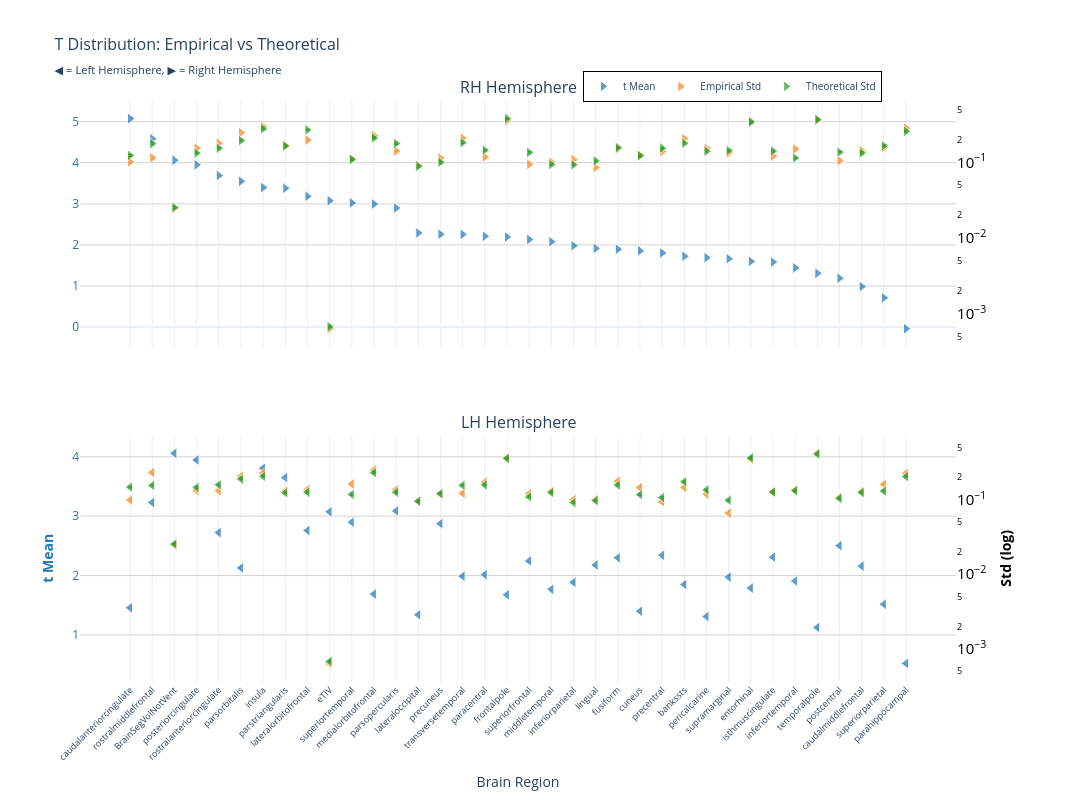
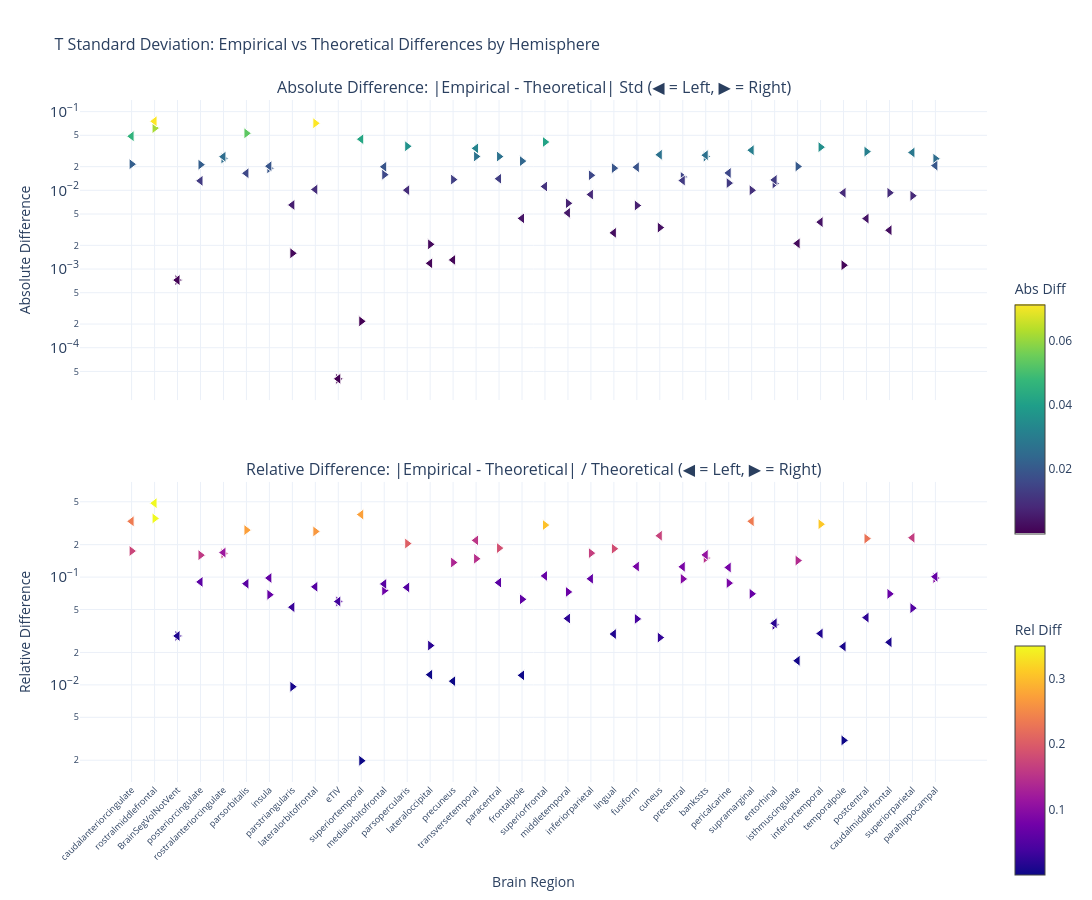

The code cell stored with these charts, in order, in its notebook:
### Markdown cell above
### t-statistic

### Code cell
nu_nav = df_npvr[(df_npvr["timepoint"] == "baseline") & (df_npvr["group"] == "HC-PD")]
data_path = stats_dir / f"student_baseline_{METRIC}.parquet"
df, stats = get_test_stats(
    data_path,
    stat_functions_F,
    nu_nav,
    hemisphere=True,
    study="baseline",
    raw_values=True,
)
show_figure(stats, hemisphere=True, stat_name="t", study="baseline", metric=METRIC)

### Figure 1 — Plotly figure (JSON) as saved in the notebook; plotly's stock layout.template omitted (floating-point values rounded to 4 significant figures)
{"data": [{"hovertemplate": "<b>%{x}</b><br>Mean t: %{y:.2f}<br><extra></extra>", "legendgroup": "mean", "marker": {"color": "#1f77b4", "line": {"color": "white", "width": 1}, "opacity": 0.7, "size": 10, "symbol": "triangle-right"}, "mode": "markers", "name": "t Mean", "showlegend": true, "type": "scatter", "x": ["caudalanteriorcingulate", "rostralmiddlefrontal", "BrainSegVolNotVent", "posteriorcingulate", "rostralanteriorcingulate", "parsorbitalis", "insula", "parstriangularis", "lateralorbitofrontal", "eTIV", "superiortemporal", "medialorbitofrontal", "parsopercularis", "lateraloccipital", "precuneus", "transversetemporal", "paracentral", "frontalpole", "superiorfrontal", "middletemporal", "inferiorparietal", "lingual", "fusiform", "cuneus", "precentral", "bankssts", "pericalcarine", "supramarginal", "entorhinal", "isthmuscingulate", "inferiortemporal", "temporalpole", "postcentral", "caudalmiddlefrontal", "superiorparietal", "parahippocampal"], "xaxis": "x", "y": [5.073, 4.581, 4.06, 3.948, 3.689, 3.547, 3.394, 3.379, 3.183, 3.076, 3.023, 2.993, 2.899, 2.291, 2.258, 2.256, 2.209, 2.193, 2.128, 2.077, 1.98, 1.915, 1.896, 1.854, 1.804, 1.723, 1.688, 1.661, 1.598, 1.582, 1.439, 1.308, 1.187, 0.9858, 0.7125, -0.04117], "yaxis": "y"}, {"hovertemplate": "<b>%{x}</b><br>Empirical Std: %{y:.3f}<br><extra></extra>", "legendgroup": "empirical", "marker": {"color": "#ff7f0e", "line": {"color": "white", "width": 1}, "opacity": 0.7, "size": 10, "symbol": "triangle-right"}, "mode": "markers", "name": "Empirical Std", "showlegend": true, "type": "scatter", "x": ["caudalanteriorcingulate", "rostralmiddlefrontal", "BrainSegVolNotVent", "posteriorcingulate", "rostralanteriorcingulate", "parsorbitalis", "insula", "parstriangularis", "lateralorbitofrontal", "eTIV", "superiortemporal", "medialorbitofrontal", "parsopercularis", "lateraloccipital", "precuneus", "transversetemporal", "paracentral", "frontalpole", "superiorfrontal", "middletemporal", "inferiorparietal", "lingual", "fusiform", "cuneus", "precentral", "bankssts", "pericalcarine", "supramarginal", "entorhinal", "isthmuscingulate", "inferiortemporal", "temporalpole", "postcentral", "caudalmiddlefrontal", "superiorparietal", "parahippocampal"], "xaxis": "x", "y": [0.1017, 0.1147, 0.02471, 0.1539, 0.1792, 0.2474, 0.2969, 0.1665, 0.1972, 0.0006372, 0.1093, 0.2261, 0.1411, 0.09095, 0.114, 0.209, 0.1178, 0.3544, 0.09431, 0.1008, 0.1086, 0.0853, 0.1504, 0.1258, 0.1391, 0.2056, 0.1528, 0.133, 0.3512, 0.1211, 0.1497, 0.365, 0.1054, 0.1425, 0.1571, 0.2821], "yaxis": "y2"}, {"error_y": {"array": [0.00345, 0.004944, 0.0007126, 0.003717, 0.004308, 0.005446, 0.007784, 0.004621, 0.00752, 1.898e-05, 0.00307, 0.005893, 0.00497, 0.002491, 0.002809, 0.005102, 0.004053, 0.01059, 0.003795, 0.002633, 0.002609, 0.002926, 0.004393, 0.00343, 0.004314, 0.005008, 0.003936, 0.004008, 0.009498, 0.003955, 0.003203, 0.01026, 0.003824, 0.003733, 0.00464, 0.007199], "arrayminus": [0.003355, 0.004807, 0.0006929, 0.003614, 0.004188, 0.005295, 0.007568, 0.004493, 0.007311, 1.846e-05, 0.002985, 0.005729, 0.004833, 0.002422, 0.002732, 0.004961, 0.003941, 0.01029, 0.00369, 0.00256, 0.002536, 0.002845, 0.004271, 0.003334, 0.004194, 0.004869, 0.003827, 0.003897, 0.009235, 0.003846, 0.003114, 0.009972, 0.003718, 0.003629, 0.004512, 0.006999], "color": "#2ca02c", "thickness": 1, "type": "data", "visible": true, "width": 2}, "hovertemplate": "<b>%{x}</b><br>Theoretical Std: %{y:.3f}<br><extra></extra>", "legendgroup": "theoretical", "marker": {"color": "#2ca02c", "line": {"color": "white", "width": 1}, "opacity": 0.7, "size": 10, "symbol": "triangle-right"}, "mode": "markers", "name": "Theoretical Std", "showlegend": true, "type": "scatter", "x": ["caudalanteriorcingulate", "rostralmiddlefrontal", "BrainSegVolNotVent", "posteriorcingulate", "rostralanteriorcingulate", "parsorbitalis", "insula", "parstriangularis", "lateralorbitofrontal", "eTIV", "superiortemporal", "medialorbitofrontal", "parsopercularis", "lateraloccipital", "precuneus", "transversetemporal", "paracentral", "frontalpole", "superiorfrontal", "middletemporal", "inferiorparietal", "lingual", "fusiform", "cuneus", "precentral", "bankssts", "pericalcarine", "supramarginal", "entorhinal", "isthmuscingulate", "inferiortemporal", "temporalpole", "postcentral", "caudalmiddlefrontal", "superiorparietal", "parahippocampal"], "xaxis": "x", "y": [0.1231, 0.1764, 0.02543, 0.1327, 0.1537, 0.1944, 0.2778, 0.1649, 0.2684, 0.0006775, 0.1096, 0.2103, 0.1774, 0.08889, 0.1003, 0.1821, 0.1447, 0.3779, 0.1355, 0.09397, 0.09311, 0.1045, 0.1568, 0.1224, 0.154, 0.1787, 0.1405, 0.143, 0.339, 0.1412, 0.1143, 0.3661, 0.1365, 0.1332, 0.1656, 0.2569], "yaxis": "y2"}, {"hovertemplate": "<b>%{x}</b><br>Mean t: %{y:.2f}<br><extra></extra>", "legendgroup": "mean", "marker": {"color": "#1f77b4", "line": {"color": "white", "width": 1}, "opacity": 0.7, "size": 10, "symbol": "triangle-left"}, "mode": "markers", "name": "t Mean", "showlegend": false, "type": "scatter", "x": ["BrainSegVolNotVent", "posteriorcingulate", "insula", "parstriangularis", "rostralmiddlefrontal", "parsopercularis", "eTIV", "superiortemporal", "precuneus", "lateralorbitofrontal", "rostralanteriorcingulate", "postcentral", "precentral", "isthmuscingulate", "fusiform", "superiorfrontal", "lingual", "caudalmiddlefrontal", "parsorbitalis", "paracentral", "transversetemporal", "supramarginal", "inferiortemporal", "inferiorparietal", "bankssts", "entorhinal", "middletemporal", "medialorbitofrontal", "frontalpole", "superiorparietal", "caudalanteriorcingulate", "cuneus", "lateraloccipital", "pericalcarine", "temporalpole", "parahippocampal"], "xaxis": "x2", "y": [4.06, 3.947, 3.808, 3.651, 3.229, 3.088, 3.076, 2.898, 2.875, 2.759, 2.723, 2.504, 2.341, 2.31, 2.3, 2.247, 2.177, 2.161, 2.129, 2.016, 1.988, 1.974, 1.908, 1.887, 1.85, 1.789, 1.768, 1.688, 1.676, 1.518, 1.457, 1.399, 1.34, 1.311, 1.125, 0.5209], "yaxis": "y3"}, {"hovertemplate": "<b>%{x}</b><br>Empirical Std: %{y:.3f}<br><extra></extra>", "legendgroup": "empirical", "marker": {"color": "#ff7f0e", "line": {"color": "white", "width": 1}, "opacity": 0.7, "size": 10, "symbol": "triangle-left"}, "mode": "markers", "name": "Empirical Std", "showlegend": false, "type": "scatter", "x": ["BrainSegVolNotVent", "posteriorcingulate", "insula", "parstriangularis", "rostralmiddlefrontal", "parsopercularis", "eTIV", "superiortemporal", "precuneus", "lateralorbitofrontal", "rostralanteriorcingulate", "postcentral", "precentral", "isthmuscingulate", "fusiform", "superiorfrontal", "lingual", "caudalmiddlefrontal", "parsorbitalis", "paracentral", "transversetemporal", "supramarginal", "inferiortemporal", "inferiorparietal", "bankssts", "entorhinal", "middletemporal", "medialorbitofrontal", "frontalpole", "superiorparietal", "caudalanteriorcingulate", "cuneus", "lateraloccipital", "pericalcarine", "temporalpole", "parahippocampal"], "xaxis": "x2", "y": [0.02471, 0.1331, 0.2268, 0.1306, 0.2311, 0.1355, 0.0006372, 0.1621, 0.1193, 0.1364, 0.1317, 0.1084, 0.09358, 0.1285, 0.1768, 0.1203, 0.1002, 0.1283, 0.2062, 0.172, 0.1217, 0.0659, 0.1357, 0.1005, 0.1462, 0.3502, 0.1304, 0.2504, 0.3548, 0.1609, 0.09922, 0.1454, 0.09623, 0.1188, 0.4196, 0.2252], "yaxis": "y4"}, {"error_y": {"array": [0.0007126, 0.004099, 0.005786, 0.003476, 0.00436, 0.003513, 1.898e-05, 0.003291, 0.003378, 0.003534, 0.00444, 0.002913, 0.002995, 0.003541, 0.004401, 0.003058, 0.002726, 0.003507, 0.005314, 0.004426, 0.004369, 0.002754, 0.003691, 0.002568, 0.00488, 0.01019, 0.003507, 0.006459, 0.01006, 0.003659, 0.004144, 0.00328, 0.002663, 0.003795, 0.01149, 0.005731], "arrayminus": [0.0006929, 0.003985, 0.005626, 0.00338, 0.00424, 0.003416, 1.846e-05, 0.0032, 0.003284, 0.003436, 0.004317, 0.002833, 0.002912, 0.003443, 0.004279, 0.002973, 0.00265, 0.00341, 0.005167, 0.004303, 0.004248, 0.002678, 0.003589, 0.002497, 0.004745, 0.00991, 0.00341, 0.00628, 0.009785, 0.003558, 0.00403, 0.003189, 0.002589, 0.003689, 0.01118, 0.005572], "color": "#2ca02c", "thickness": 1, "type": "data", "visible": true, "width": 2}, "hovertemplate": "<b>%{x}</b><br>Theoretical Std: %{y:.3f}<br><extra></extra>", "legendgroup": "theoretical", "marker": {"color": "#2ca02c", "line": {"color": "white", "width": 1}, "opacity": 0.7, "size": 10, "symbol": "triangle-left"}, "mode": "markers", "name": "Theoretical Std", "showlegend": false, "type": "scatter", "x": ["BrainSegVolNotVent", "posteriorcingulate", "insula", "parstriangularis", "rostralmiddlefrontal", "parsopercularis", "eTIV", "superiortemporal", "precuneus", "lateralorbitofrontal", "rostralanteriorcingulate", "postcentral", "precentral", "isthmuscingulate", "fusiform", "superiorfrontal", "lingual", "caudalmiddlefrontal", "parsorbitalis", "paracentral", "transversetemporal", "supramarginal", "inferiortemporal", "inferiorparietal", "bankssts", "entorhinal", "middletemporal", "medialorbitofrontal", "frontalpole", "superiorparietal", "caudalanteriorcingulate", "cuneus", "lateraloccipital", "pericalcarine", "temporalpole", "parahippocampal"], "xaxis": "x2", "y": [0.02543, 0.1463, 0.2065, 0.1241, 0.1556, 0.1254, 0.0006775, 0.1175, 0.1206, 0.1261, 0.1585, 0.104, 0.1069, 0.1264, 0.1571, 0.1091, 0.09728, 0.1252, 0.1897, 0.158, 0.1559, 0.0983, 0.1317, 0.09167, 0.1742, 0.3638, 0.1252, 0.2305, 0.3592, 0.1306, 0.1479, 0.1171, 0.09504, 0.1354, 0.4102, 0.2045], "yaxis": "y4"}], "layout": {"annotations": [{"font": {"size": 16}, "showarrow": false, "text": "RH Hemisphere", "x": 0.47, "xanchor": "center", "xref": "paper", "y": 1, "yanchor": "bottom", "yref": "paper"}, {"font": {"size": 16}, "showarrow": false, "text": "LH Hemisphere", "x": 0.47, "xanchor": "center", "xref": "paper", "y": 0.425, "yanchor": "bottom", "yref": "paper"}], "height": 800, "hovermode": "x", "legend": {"bgcolor": "rgba(255, 255, 255, 0.9)", "bordercolor": "black", "borderwidth": 1, "font": {"size": 10}, "orientation": "h", "x": 0.7, "xanchor": "center", "y": 1.05}, "title": {"font": {"size": 16}, "text": "T Distribution: Empirical vs Theoretical<br><sub>◀ = Left Hemisphere, ▶ = Right Hemisphere</sub>"}, "width": 1400, "xaxis": {"anchor": "y", "domain": [0, 0.94], "matches": "x2", "showticklabels": false}, "xaxis2": {"anchor": "y3", "domain": [0, 0.94], "tickangle": -45, "tickfont": {"size": 9}, "title": {"text": "Brain Region"}}, "yaxis": {"anchor": "x", "domain": [0.575, 1], "gridcolor": "lightgray", "showgrid": true, "tickfont": {"color": "#1f77b4"}, "title": {"font": {"color": "#1f77b4"}, "text": ""}}, "yaxis2": {"anchor": "x", "exponentformat": "power", "overlaying": "y", "showgrid": false, "side": "right", "tickfont": {"color": "black"}, "title": {"font": {"color": "black"}, "text": ""}, "type": "log"}, "yaxis3": {"anchor": "x2", "domain": [0, 0.425], "gridcolor": "lightgray", "showgrid": true, "tickfont": {"color": "#1f77b4"}, "title": {"font": {"color": "#1f77b4"}, "text": "<b>t Mean</b>"}}, "yaxis4": {"anchor": "x2", "exponentformat": "power", "overlaying": "y3", "showgrid": false, "side": "right", "tickfont": {"color": "black"}, "title": {"font": {"color": "black"}, "text": "<b>Std (log)</b>"}, "type": "log"}}}

### Figure 2 — Plotly figure (JSON) as saved in the notebook; plotly's stock layout.template omitted (floating-point values rounded to 4 significant figures)
{"data": [{"hovertemplate": "<b>%{x}</b><br>Hemisphere: %{text}<br>Abs Diff: %{y:.4f}<br><extra></extra>", "legendgroup": "abs_rh", "marker": {"color": [0.02148, 0.06177, 0.0007237, 0.0212, 0.02545, 0.05303, 0.01906, 0.001586, 0.0712, 4.026e-05, 0.0002167, 0.01581, 0.0363, 0.00206, 0.01369, 0.02695, 0.02686, 0.02351, 0.04114, 0.006844, 0.01553, 0.01915, 0.006418, 0.003363, 0.01482, 0.02685, 0.01235, 0.01001, 0.01223, 0.0201, 0.03537, 0.001119, 0.03105, 0.009306, 0.008533, 0.0252], "colorbar": {"len": 0.4, "title": {"text": "Abs Diff"}, "y": 0.75, "yanchor": "top"}, "colorscale": [[0, "#440154"], [0.1111, "#482878"], [0.2222, "#3e4989"], [0.3333, "#31688e"], [0.4444, "#26828e"], [0.5556, "#1f9e89"], [0.6667, "#35b779"], [0.7778, "#6ece58"], [0.8889, "#b5de2b"], [1, "#fde725"]], "line": {"color": "white", "width": 1}, "showscale": true, "size": 10, "symbol": "triangle-right"}, "mode": "markers", "name": "Absolute (rh)", "showlegend": false, "text": ["rh", "rh", "rh", "rh", "rh", "rh", "rh", "rh", "rh", "rh", "rh", "rh", "rh", "rh", "rh", "rh", "rh", "rh", "rh", "rh", "rh", "rh", "rh", "rh", "rh", "rh", "rh", "rh", "rh", "rh", "rh", "rh", "rh", "rh", "rh", "rh"], "type": "scatter", "x": ["caudalanteriorcingulate", "rostralmiddlefrontal", "BrainSegVolNotVent", "posteriorcingulate", "rostralanteriorcingulate", "parsorbitalis", "insula", "parstriangularis", "lateralorbitofrontal", "eTIV", "superiortemporal", "medialorbitofrontal", "parsopercularis", "lateraloccipital", "precuneus", "transversetemporal", "paracentral", "frontalpole", "superiorfrontal", "middletemporal", "inferiorparietal", "lingual", "fusiform", "cuneus", "precentral", "bankssts", "pericalcarine", "supramarginal", "entorhinal", "isthmuscingulate", "inferiortemporal", "temporalpole", "postcentral", "caudalmiddlefrontal", "superiorparietal", "parahippocampal"], "xaxis": "x", "y": [0.02148, 0.06177, 0.0007237, 0.0212, 0.02545, 0.05303, 0.01906, 0.001586, 0.0712, 4.026e-05, 0.0002167, 0.01581, 0.0363, 0.00206, 0.01369, 0.02695, 0.02686, 0.02351, 0.04114, 0.006844, 0.01553, 0.01915, 0.006418, 0.003363, 0.01482, 0.02685, 0.01235, 0.01001, 0.01223, 0.0201, 0.03537, 0.001119, 0.03105, 0.009306, 0.008533, 0.0252], "yaxis": "y"}, {"hovertemplate": "<b>%{x}</b><br>Hemisphere: %{text}<br>Rel Diff: %{y:.2%}<br><extra></extra>", "legendgroup": "rel_rh", "marker": {"color": [0.1745, 0.3501, 0.02845, 0.1598, 0.1656, 0.2728, 0.06861, 0.009618, 0.2653, 0.05943, 0.001978, 0.07515, 0.2046, 0.02317, 0.1366, 0.148, 0.1857, 0.06222, 0.3038, 0.07283, 0.1668, 0.1833, 0.04094, 0.02748, 0.09624, 0.1502, 0.08793, 0.06999, 0.03608, 0.1424, 0.3095, 0.003056, 0.2275, 0.06985, 0.05152, 0.09809], "colorbar": {"len": 0.4, "title": {"text": "Rel Diff"}, "y": 0.25, "yanchor": "top"}, "colorscale": [[0, "#0d0887"], [0.1111, "#46039f"], [0.2222, "#7201a8"], [0.3333, "#9c179e"], [0.4444, "#bd3786"], [0.5556, "#d8576b"], [0.6667, "#ed7953"], [0.7778, "#fb9f3a"], [0.8889, "#fdca26"], [1, "#f0f921"]], "line": {"color": "white", "width": 1}, "showscale": true, "size": 10, "symbol": "triangle-right"}, "mode": "markers", "name": "Relative (rh)", "showlegend": false, "text": ["rh", "rh", "rh", "rh", "rh", "rh", "rh", "rh", "rh", "rh", "rh", "rh", "rh", "rh", "rh", "rh", "rh", "rh", "rh", "rh", "rh", "rh", "rh", "rh", "rh", "rh", "rh", "rh", "rh", "rh", "rh", "rh", "rh", "rh", "rh", "rh"], "type": "scatter", "x": ["caudalanteriorcingulate", "rostralmiddlefrontal", "BrainSegVolNotVent", "posteriorcingulate", "rostralanteriorcingulate", "parsorbitalis", "insula", "parstriangularis", "lateralorbitofrontal", "eTIV", "superiortemporal", "medialorbitofrontal", "parsopercularis", "lateraloccipital", "precuneus", "transversetemporal", "paracentral", "frontalpole", "superiorfrontal", "middletemporal", "inferiorparietal", "lingual", "fusiform", "cuneus", "precentral", "bankssts", "pericalcarine", "supramarginal", "entorhinal", "isthmuscingulate", "inferiortemporal", "temporalpole", "postcentral", "caudalmiddlefrontal", "superiorparietal", "parahippocampal"], "xaxis": "x2", "y": [0.1745, 0.3501, 0.02845, 0.1598, 0.1656, 0.2728, 0.06861, 0.009618, 0.2653, 0.05943, 0.001978, 0.07515, 0.2046, 0.02317, 0.1366, 0.148, 0.1857, 0.06222, 0.3038, 0.07283, 0.1668, 0.1833, 0.04094, 0.02748, 0.09624, 0.1502, 0.08793, 0.06999, 0.03608, 0.1424, 0.3095, 0.003056, 0.2275, 0.06985, 0.05152, 0.09809], "yaxis": "y2"}, {"hovertemplate": "<b>%{x}</b><br>Hemisphere: %{text}<br>Abs Diff: %{y:.4f}<br><extra></extra>", "legendgroup": "abs_lh", "marker": {"color": [0.0007237, 0.0132, 0.02027, 0.006522, 0.07549, 0.01006, 4.026e-05, 0.04467, 0.001306, 0.01025, 0.02677, 0.004377, 0.01332, 0.002117, 0.01967, 0.01119, 0.002883, 0.003112, 0.01648, 0.01404, 0.03417, 0.0324, 0.003946, 0.008846, 0.02799, 0.01357, 0.00517, 0.01993, 0.004405, 0.03028, 0.0487, 0.02833, 0.001182, 0.01663, 0.009311, 0.02061], "colorbar": {"len": 0.4, "title": {"text": "Abs Diff"}, "y": 0.75, "yanchor": "top"}, "colorscale": [[0, "#440154"], [0.1111, "#482878"], [0.2222, "#3e4989"], [0.3333, "#31688e"], [0.4444, "#26828e"], [0.5556, "#1f9e89"], [0.6667, "#35b779"], [0.7778, "#6ece58"], [0.8889, "#b5de2b"], [1, "#fde725"]], "line": {"color": "white", "width": 1}, "showscale": false, "size": 10, "symbol": "triangle-left"}, "mode": "markers", "name": "Absolute (lh)", "showlegend": false, "text": ["lh", "lh", "lh", "lh", "lh", "lh", "lh", "lh", "lh", "lh", "lh", "lh", "lh", "lh", "lh", "lh", "lh", "lh", "lh", "lh", "lh", "lh", "lh", "lh", "lh", "lh", "lh", "lh", "lh", "lh", "lh", "lh", "lh", "lh", "lh", "lh"], "type": "scatter", "x": ["BrainSegVolNotVent", "posteriorcingulate", "insula", "parstriangularis", "rostralmiddlefrontal", "parsopercularis", "eTIV", "superiortemporal", "precuneus", "lateralorbitofrontal", "rostralanteriorcingulate", "postcentral", "precentral", "isthmuscingulate", "fusiform", "superiorfrontal", "lingual", "caudalmiddlefrontal", "parsorbitalis", "paracentral", "transversetemporal", "supramarginal", "inferiortemporal", "inferiorparietal", "bankssts", "entorhinal", "middletemporal", "medialorbitofrontal", "frontalpole", "superiorparietal", "caudalanteriorcingulate", "cuneus", "lateraloccipital", "pericalcarine", "temporalpole", "parahippocampal"], "xaxis": "x", "y": [0.0007237, 0.0132, 0.02027, 0.006522, 0.07549, 0.01006, 4.026e-05, 0.04467, 0.001306, 0.01025, 0.02677, 0.004377, 0.01332, 0.002117, 0.01967, 0.01119, 0.002883, 0.003112, 0.01648, 0.01404, 0.03417, 0.0324, 0.003946, 0.008846, 0.02799, 0.01357, 0.00517, 0.01993, 0.004405, 0.03028, 0.0487, 0.02833, 0.001182, 0.01663, 0.009311, 0.02061], "yaxis": "y"}, {"hovertemplate": "<b>%{x}</b><br>Hemisphere: %{text}<br>Rel Diff: %{y:.2%}<br><extra></extra>", "legendgroup": "rel_lh", "marker": {"color": [0.02845, 0.09024, 0.09813, 0.05257, 0.485, 0.08021, 0.05943, 0.3804, 0.01083, 0.08128, 0.1689, 0.0421, 0.1246, 0.01675, 0.1252, 0.1026, 0.02963, 0.02486, 0.08688, 0.0889, 0.2192, 0.3296, 0.02995, 0.0965, 0.1607, 0.0373, 0.0413, 0.08645, 0.01226, 0.2318, 0.3292, 0.2419, 0.01244, 0.1228, 0.0227, 0.1008], "colorbar": {"len": 0.4, "title": {"text": "Rel Diff"}, "y": 0.25, "yanchor": "top"}, "colorscale": [[0, "#0d0887"], [0.1111, "#46039f"], [0.2222, "#7201a8"], [0.3333, "#9c179e"], [0.4444, "#bd3786"], [0.5556, "#d8576b"], [0.6667, "#ed7953"], [0.7778, "#fb9f3a"], [0.8889, "#fdca26"], [1, "#f0f921"]], "line": {"color": "white", "width": 1}, "showscale": false, "size": 10, "symbol": "triangle-left"}, "mode": "markers", "name": "Relative (lh)", "showlegend": false, "text": ["lh", "lh", "lh", "lh", "lh", "lh", "lh", "lh", "lh", "lh", "lh", "lh", "lh", "lh", "lh", "lh", "lh", "lh", "lh", "lh", "lh", "lh", "lh", "lh", "lh", "lh", "lh", "lh", "lh", "lh", "lh", "lh", "lh", "lh", "lh", "lh"], "type": "scatter", "x": ["BrainSegVolNotVent", "posteriorcingulate", "insula", "parstriangularis", "rostralmiddlefrontal", "parsopercularis", "eTIV", "superiortemporal", "precuneus", "lateralorbitofrontal", "rostralanteriorcingulate", "postcentral", "precentral", "isthmuscingulate", "fusiform", "superiorfrontal", "lingual", "caudalmiddlefrontal", "parsorbitalis", "paracentral", "transversetemporal", "supramarginal", "inferiortemporal", "inferiorparietal", "bankssts", "entorhinal", "middletemporal", "medialorbitofrontal", "frontalpole", "superiorparietal", "caudalanteriorcingulate", "cuneus", "lateraloccipital", "pericalcarine", "temporalpole", "parahippocampal"], "xaxis": "x2", "y": [0.02845, 0.09024, 0.09813, 0.05257, 0.485, 0.08021, 0.05943, 0.3804, 0.01083, 0.08128, 0.1689, 0.0421, 0.1246, 0.01675, 0.1252, 0.1026, 0.02963, 0.02486, 0.08688, 0.0889, 0.2192, 0.3296, 0.02995, 0.0965, 0.1607, 0.0373, 0.0413, 0.08645, 0.01226, 0.2318, 0.3292, 0.2419, 0.01244, 0.1228, 0.0227, 0.1008], "yaxis": "y2"}], "layout": {"annotations": [{"font": {"size": 16}, "showarrow": false, "text": "Absolute Difference: |Empirical - Theoretical| Std (◀ = Left, ▶ = Right)", "x": 0.5, "xanchor": "center", "xref": "paper", "y": 1, "yanchor": "bottom", "yref": "paper"}, {"font": {"size": 16}, "showarrow": false, "text": "Relative Difference: |Empirical - Theoretical| / Theoretical (◀ = Left, ▶ = Right)", "x": 0.5, "xanchor": "center", "xref": "paper", "y": 0.44, "yanchor": "bottom", "yref": "paper"}], "height": 900, "hovermode": "x unified", "showlegend": false, "title": {"font": {"size": 16}, "text": "T Standard Deviation: Empirical vs Theoretical Differences by Hemisphere"}, "width": 1400, "xaxis": {"anchor": "y", "domain": [0, 1], "showticklabels": false}, "xaxis2": {"anchor": "y2", "domain": [0, 1], "tickangle": -45, "tickfont": {"size": 9}, "title": {"text": "Brain Region"}}, "yaxis": {"anchor": "x", "domain": [0.56, 1], "exponentformat": "power", "title": {"text": "Absolute Difference"}, "type": "log"}, "yaxis2": {"anchor": "x2", "domain": [0, 0.44], "exponentformat": "power", "title": {"text": "Relative Difference"}, "type": "log"}}}
